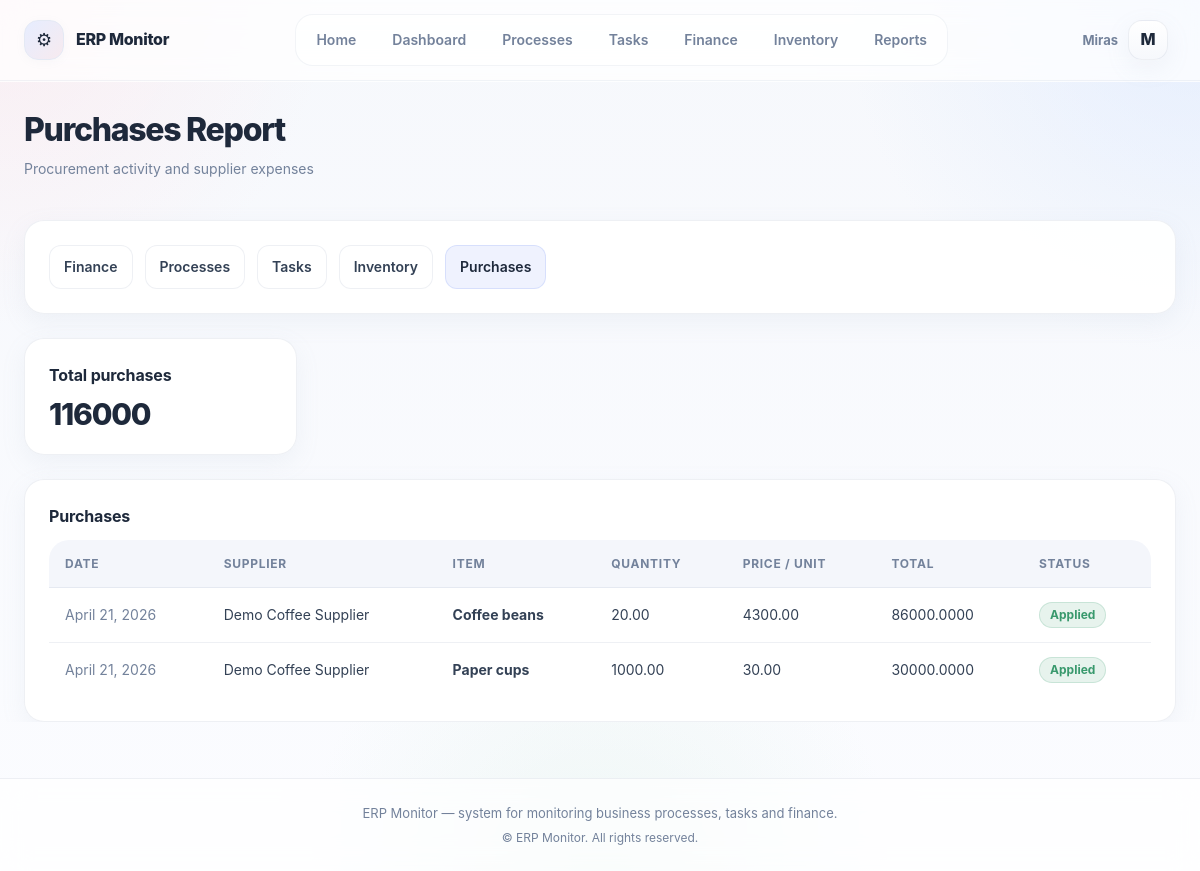
/reports/purchases/ (signed in), run on the app's committed database.
### accounts/models.py (models this page shows, shortened)
class User(AbstractUser):
    ROLE_CHOICES = (
        ("ADMIN", "Admin"),
        ("MANAGER", "Manager"),
        ("EMPLOYEE", "Employee"),
    )
    role = models.CharField(
        max_length=20,
        choices=ROLE_CHOICES,
        default="EMPLOYEE",
    )

### purchases/models.py (models this page shows, shortened)
class Supplier(models.Model):
    name = models.CharField(max_length=255)
    contact = models.CharField(max_length=255, blank=True)
    def __str__(self):
        return self.name

class Purchase(models.Model):
    supplier = models.ForeignKey(
        Supplier,
        on_delete=models.PROTECT,
        related_name="purchases",
    )
    date = models.DateField(default=timezone.now)
    comment = models.TextField(blank=True)
    created_at = models.DateTimeField(auto_now_add=True)

class PurchaseItem(models.Model):
    purchase = models.ForeignKey(
        Purchase,
        on_delete=models.CASCADE,
        related_name="items",
    )
    item = models.ForeignKey(
        InventoryItem,
        on_delete=models.PROTECT,
        related_name="purchase_items",
    )
    quantity = models.DecimalField(max_digits=12, decimal_places=2)
    price_per_unit = models.DecimalField(max_digits=12, decimal_places=2)
    transaction = models.OneToOneField(
        "finance.Transaction",
        on_delete=models.SET_NULL,
        null=True,
        blank=True,
        related_name="purchase_item",
    )
    applied = models.BooleanField(default=False)
    def total_cost(self):
        return self.quantity * self.price_per_unit

### inventory/models.py (models this page shows, shortened)
class InventoryItem(models.Model):
    name = models.CharField(max_length=255)
    category = models.ForeignKey(
        InventoryCategory,
        on_delete=models.SET_NULL,
        null=True,
        blank=True,
        related_name="items",
    )
    quantity = models.DecimalField(
        max_digits=12,
        decimal_places=2,
        default=0,
    )
    unit = models.CharField(
        max_length=50,
        help_text="pcs, kg, l, m², etc."
    )
    cost_per_unit = models.DecimalField(
        max_digits=12,
        decimal_places=2,
        null=True,
        blank=True,
        help_text="Optional, for cost calculation"
    )
    is_active = models.BooleanField(default=True)
    created_at = models.DateTimeField(auto_now_add=True)

### reports/views.py (the view)
# urls.py: path("purchases/", views.purchase_report, name="purchase_report"),
def purchase_report(request):
    items = (
        PurchaseItem.objects
        .select_related(
            "purchase",
            "purchase__supplier",
            "item",
        )
        .all()
        .order_by("-purchase__date")
    )
    total_sum = (
        items.aggregate(
            total=Sum(
                models.F("quantity") * models.F("price_per_unit")
            )
        )["total"] or 0
    )
    report = []
    for pi in items:
        report.append({
            "date": pi.purchase.date,
            "supplier": pi.purchase.supplier,
            "item": pi.item,
            "quantity": pi.quantity,
            "price_per_unit": pi.price_per_unit,
            "total": pi.total_cost(),
            "applied": pi.applied,
        })
    return render(
        request,
        "reports/purchases.html",
        {
            "report": report,
            "total_sum": total_sum,
        },
    )

### templates/reports/purchases.html (shortened to what this page needs)
{% extends "base.html" %}
{% block content %}
<div class="page-header fade-in">
    <h1 class="page-title">Purchases Report</h1>
    <p class="page-subtitle">
        Procurement activity and supplier expenses
    </p>
</div>
<section class="dashboard-section fade-in">
    <div class="card">
        <nav class="reports-nav">
            <a href="{% url 'finance_report' %}"
               class="reports-link {% if request.path == '/reports/finance/' %}active{% endif %}">
                Finance
            </a>
            <a href="{% url 'process_report' %}"
               class="reports-link {% if request.path == '/reports/processes/' %}active{% endif %}">
                Processes
            </a>
            <a href="{% url 'task_report' %}"
               class="reports-link {% if request.path == '/reports/tasks/' %}active{% endif %}">
                Tasks
            </a>
            <a href="{% url 'inventory_report' %}"
               class="reports-link {% if request.path == '/reports/inventory/' %}active{% endif %}">
                Inventory
            </a>
            <a href="{% url 'purchase_report' %}"
               class="reports-link {% if request.path == '/reports/purchases/' %}active{% endif %}">
                Purchases
            </a>
        </nav>
    </div>
</section>
<section class="dashboard-section fade-in">
    <div class="cards-grid">
        <div class="card">
            <div class="card-title">Total purchases</div>
            <div class="card-metric">{{ total_sum }}</div>
        </div>
    </div>
</section>
<section class="dashboard-section fade-in">
    <div class="card">
        <div class="card-title">Purchases</div>
        <table class="table">
            <thead>
                <tr>
                    <th>Date</th>
                    <th>Supplier</th>
                    <th>Item</th>
                    <th>Quantity</th>
                    <th>Price / unit</th>
                    <th>Total</th>
                    <th>Status</th>
                </tr>
            </thead>
            <tbody>
                {% for row in report %}
                <tr>
                    <td class="muted">{{ row.date }}</td>
                    <td>{{ row.supplier }}</td>
                    <td>
                        <strong>{{ row.item.name }}</strong>
                    </td>
                    <td>{{ row.quantity }}</td>
                    <td>{{ row.price_per_unit }}</td>
                    <td>
                        <span class="{% if row.total < 0 %}danger{% endif %}">
                            {{ row.total }}
                        </span>
                    </td>
                    <td>
                        {% if row.applied %}
                            <span class="badge success">Applied</span>
                        {% else %}
                            <span class="badge active">Draft</span>
                        {% endif %}
                    </td>
                </tr>
                {% empty %}
                <tr>
                    <td colspan="7" class="muted">
                        No purchase data
                    </td>
                </tr>
                {% endfor %}
            </tbody>
        </table>
    </div>
</section>
{% endblock %}

### templates/base.html (shortened to what this page needs)
{% load static %}
<!DOCTYPE html>
<html lang="en" data-theme="light">
<head>
    <link rel="stylesheet" href="{% static 'css/main.css' %}">
</head> <body class="app">
<header class="app-header">
    <div class="container header-container">
        <div class="brand">
            <span class="brand-logo">⚙</span>
            <span class="brand-title">ERP Monitor</span>
        </div>
        <nav class="main-nav">
            <a href="/" class="nav-link">Home</a>
            {% if request.user.is_authenticated %}
                <a href="/dashboard" class="nav-link">Dashboard</a>
                {% if request.user.role != "EMPLOYEE" %}
                    <a href="/processes/" class="nav-link">Processes</a>
                {% endif %}
                <a href="/tasks/" class="nav-link">Tasks</a>
                {% if request.user.role != "EMPLOYEE" %}
                    <a href="/finance/" class="nav-link">Finance</a>
                    <a href="/inventory/" class="nav-link">Inventory</a>
                    <a href="/reports/" class="nav-link">Reports</a>
                {% endif %}
            {% endif %}
        </nav>
        <div class="user-menu">
            {% if request.user.is_authenticated %}
                <div class="user-dropdown">
                    <button class="user-dropdown__button" type="button">
                        <span class="user-name">{{ request.user.username }}</span>
                        <span class="user-avatar">
                            {{ request.user.username|first|upper }}
                        </span>
                    </button>
                </div>
            {% else %}
                <div class="auth-links">
                    <a href="{% url 'register' %}" class="nav-link">Register</a>
                    <a href="{% url 'login' %}" class="nav-link">Login</a>
                </div>
            {% endif %}
        </div>
    </div>
</header>
<div class="app-layout">
    {% block main %}
    <main class="app-content">
        <div class="container content-container">
            {% block content %}{% endblock %} </div>
    </main>
    {% endblock %}
</div>
<footer class="app-footer">
    <div class="container footer-container">
        <p class="footer-text"> ERP Monitor — system for monitoring business processes, tasks and finance. </p>
        <p class="footer-copy"> © {{ now|date:"Y" }} ERP Monitor. All rights reserved. </p>
    </div> </footer>
</body>
</html>

### data on the page
User: user.username "Miras", user.username|first "M"
Supplier: date "April 21, 2026", supplier "Demo Coffee Supplier", item.name "Coffee beans", quantity "20.00", price_per_unit "4300.00", total "86000.0000", item.name "Paper cups", quantity "1000.00", price_per_unit "30.00", total "30000.0000"

### other printed values
{{ total_sum }} "116000"
